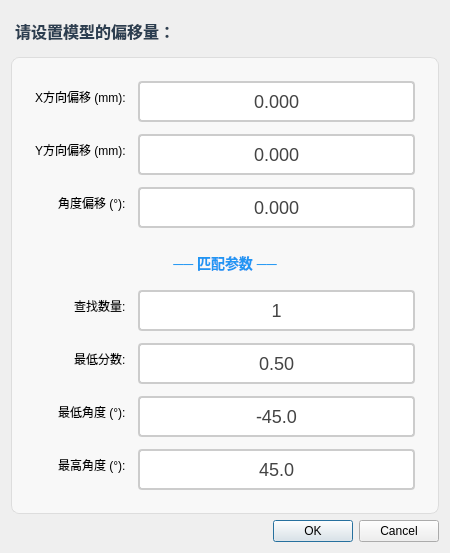
<?xml version="1.0" encoding="UTF-8"?>
<ui version="4.0">
 <class>OffsetEditorDialog</class>
 <widget class="QDialog" name="OffsetEditorDialog">
  <property name="geometry">
   <rect>
    <x>0</x>
    <y>0</y>
    <width>450</width>
    <height>520</height>
   </rect>
  </property>
  <property name="minimumSize">
   <size>
    <width>450</width>
    <height>0</height>
   </size>
  </property>
  <property name="windowTitle">
   <string>设置参数</string>
  </property>
  <layout class="QVBoxLayout" name="verticalLayout_root">
   <item>
    <widget class="QLabel" name="label_title">
     <property name="styleSheet">
      <string notr="true">font-size: 16px; font-weight: bold; color: #2c3e50; padding: 8px 0;</string>
     </property>
     <property name="text">
      <string>请设置模型的偏移量：</string>
     </property>
    </widget>
   </item>
   <item>
    <widget class="QGroupBox" name="groupBox_form">
     <property name="styleSheet">
      <string notr="true">QGroupBox {
  font-size: 14px;
  background-color: #F8F8F8;
  border: 1px solid #DDD;
  border-radius: 8px;
  padding: 12px;
}</string>
     </property>
     <property name="title">
      <string/>
     </property>
     <layout class="QFormLayout" name="formLayout">
      <property name="labelAlignment">
       <set>Qt::AlignRight|Qt::AlignVCenter</set>
      </property>
      <property name="spacing">
       <number>12</number>
      </property>
      <item row="0" column="0">
       <widget class="QLabel" name="label_offsetX">
        <property name="text">
         <string>X方向偏移 (mm):</string>
        </property>
       </widget>
      </item>
      <item row="0" column="1">
       <widget class="QPushButton" name="btn_offsetX">
        <property name="toolTip">
         <string>X 方向偏移 (mm)，范围 -9999.999 ~ 9999.999</string>
        </property>
        <property name="styleSheet">
         <string notr="true">QPushButton {
  font-size: 18px;
  padding: 8px 16px;
  border: 2px solid #CCC;
  border-radius: 4px;
  background-color: white;
  color: #444;
  min-width: 120px;
}
QPushButton:hover {
  border-color: #2196F3;
  background-color: #E3F2FD;
}</string>
        </property>
        <property name="text">
         <string>0.000</string>
        </property>
       </widget>
      </item>
      <item row="1" column="0">
       <widget class="QLabel" name="label_offsetY">
        <property name="text">
         <string>Y方向偏移 (mm):</string>
        </property>
       </widget>
      </item>
      <item row="1" column="1">
       <widget class="QPushButton" name="btn_offsetY">
        <property name="toolTip">
         <string>Y 方向偏移 (mm)，范围 -9999.999 ~ 9999.999</string>
        </property>
        <property name="styleSheet">
         <string notr="true">QPushButton {
  font-size: 18px;
  padding: 8px 16px;
  border: 2px solid #CCC;
  border-radius: 4px;
  background-color: white;
  color: #444;
  min-width: 120px;
}
QPushButton:hover {
  border-color: #2196F3;
  background-color: #E3F2FD;
}</string>
        </property>
        <property name="text">
         <string>0.000</string>
        </property>
       </widget>
      </item>
      <item row="2" column="0">
       <widget class="QLabel" name="label_offsetAngle">
        <property name="text">
         <string>角度偏移 (°):</string>
        </property>
       </widget>
      </item>
      <item row="2" column="1">
       <widget class="QPushButton" name="btn_offsetAngle">
        <property name="toolTip">
         <string>角度偏移 (°)，范围 -360.0 ~ 360.0</string>
        </property>
        <property name="styleSheet">
         <string notr="true">QPushButton {
  font-size: 18px;
  padding: 8px 16px;
  border: 2px solid #CCC;
  border-radius: 4px;
  background-color: white;
  color: #444;
  min-width: 120px;
}
QPushButton:hover {
  border-color: #2196F3;
  background-color: #E3F2FD;
}</string>
        </property>
        <property name="text">
         <string>0.000</string>
        </property>
       </widget>
      </item>
      <item row="3" column="0" colspan="2">
       <widget class="QLabel" name="label_separator">
        <property name="styleSheet">
         <string notr="true">font-size: 14px; font-weight: bold; color: #2196F3; padding: 12px 0 4px 0;</string>
        </property>
        <property name="text">
         <string>── 匹配参数 ──</string>
        </property>
        <property name="alignment">
         <set>Qt::AlignCenter</set>
        </property>
       </widget>
      </item>
      <item row="4" column="0">
       <widget class="QLabel" name="label_numMatches">
        <property name="text">
         <string>查找数量:</string>
        </property>
       </widget>
      </item>
      <item row="4" column="1">
       <widget class="QPushButton" name="btn_numMatches">
        <property name="toolTip">
         <string>模板匹配查找数量 (1~20)</string>
        </property>
        <property name="styleSheet">
         <string notr="true">QPushButton {
  font-size: 18px;
  padding: 8px 16px;
  border: 2px solid #CCC;
  border-radius: 4px;
  background-color: white;
  color: #444;
  min-width: 120px;
}
QPushButton:hover {
  border-color: #2196F3;
  background-color: #E3F2FD;
}</string>
        </property>
        <property name="text">
         <string>1</string>
        </property>
       </widget>
      </item>
      <item row="5" column="0">
       <widget class="QLabel" name="label_minScore">
        <property name="text">
         <string>最低分数:</string>
        </property>
       </widget>
      </item>
      <item row="5" column="1">
       <widget class="QPushButton" name="btn_minScore">
        <property name="toolTip">
         <string>最低匹配分数 (0.00 ~ 1.00)</string>
        </property>
        <property name="styleSheet">
         <string notr="true">QPushButton {
  font-size: 18px;
  padding: 8px 16px;
  border: 2px solid #CCC;
  border-radius: 4px;
  background-color: white;
  color: #444;
  min-width: 120px;
}
QPushButton:hover {
  border-color: #2196F3;
  background-color: #E3F2FD;
}</string>
        </property>
        <property name="text">
         <string>0.50</string>
        </property>
       </widget>
      </item>
      <item row="6" column="0">
       <widget class="QLabel" name="label_minAngle">
        <property name="text">
         <string>最低角度 (°):</string>
        </property>
       </widget>
      </item>
      <item row="6" column="1">
       <widget class="QPushButton" name="btn_minAngle">
        <property name="toolTip">
         <string>角度搜索范围下限 (°)，范围 -360.0 ~ 360.0</string>
        </property>
        <property name="styleSheet">
         <string notr="true">QPushButton {
  font-size: 18px;
  padding: 8px 16px;
  border: 2px solid #CCC;
  border-radius: 4px;
  background-color: white;
  color: #444;
  min-width: 120px;
}
QPushButton:hover {
  border-color: #2196F3;
  background-color: #E3F2FD;
}</string>
        </property>
        <property name="text">
         <string>-45.0</string>
        </property>
       </widget>
      </item>
      <item row="7" column="0">
       <widget class="QLabel" name="label_maxAngle">
        <property name="text">
         <string>最高角度 (°):</string>
        </property>
       </widget>
      </item>
      <item row="7" column="1">
       <widget class="QPushButton" name="btn_maxAngle">
        <property name="toolTip">
         <string>角度搜索范围上限 (°)，范围 -360.0 ~ 360.0</string>
        </property>
        <property name="styleSheet">
         <string notr="true">QPushButton {
  font-size: 18px;
  padding: 8px 16px;
  border: 2px solid #CCC;
  border-radius: 4px;
  background-color: white;
  color: #444;
  min-width: 120px;
}
QPushButton:hover {
  border-color: #2196F3;
  background-color: #E3F2FD;
}</string>
        </property>
        <property name="text">
         <string>45.0</string>
        </property>
       </widget>
      </item>
     </layout>
    </widget>
   </item>
   <item>
    <spacer name="verticalSpacer">
     <property name="orientation">
      <enum>Qt::Vertical</enum>
     </property>
     <property name="sizeHint" stdset="0">
      <size>
       <width>20</width>
       <height>0</height>
      </size>
     </property>
    </spacer>
   </item>
   <item>
    <widget class="QDialogButtonBox" name="buttonBox">
     <property name="orientation">
      <enum>Qt::Horizontal</enum>
     </property>
     <property name="standardButtons">
      <set>QDialogButtonBox::Cancel|QDialogButtonBox::Ok</set>
     </property>
     <property name="centerButtons">
      <bool>false</bool>
     </property>
    </widget>
   </item>
  </layout>
 </widget>
 <layoutdefault spacing="6" margin="11"/>
 <resources/>
 <connections/>
</ui>
